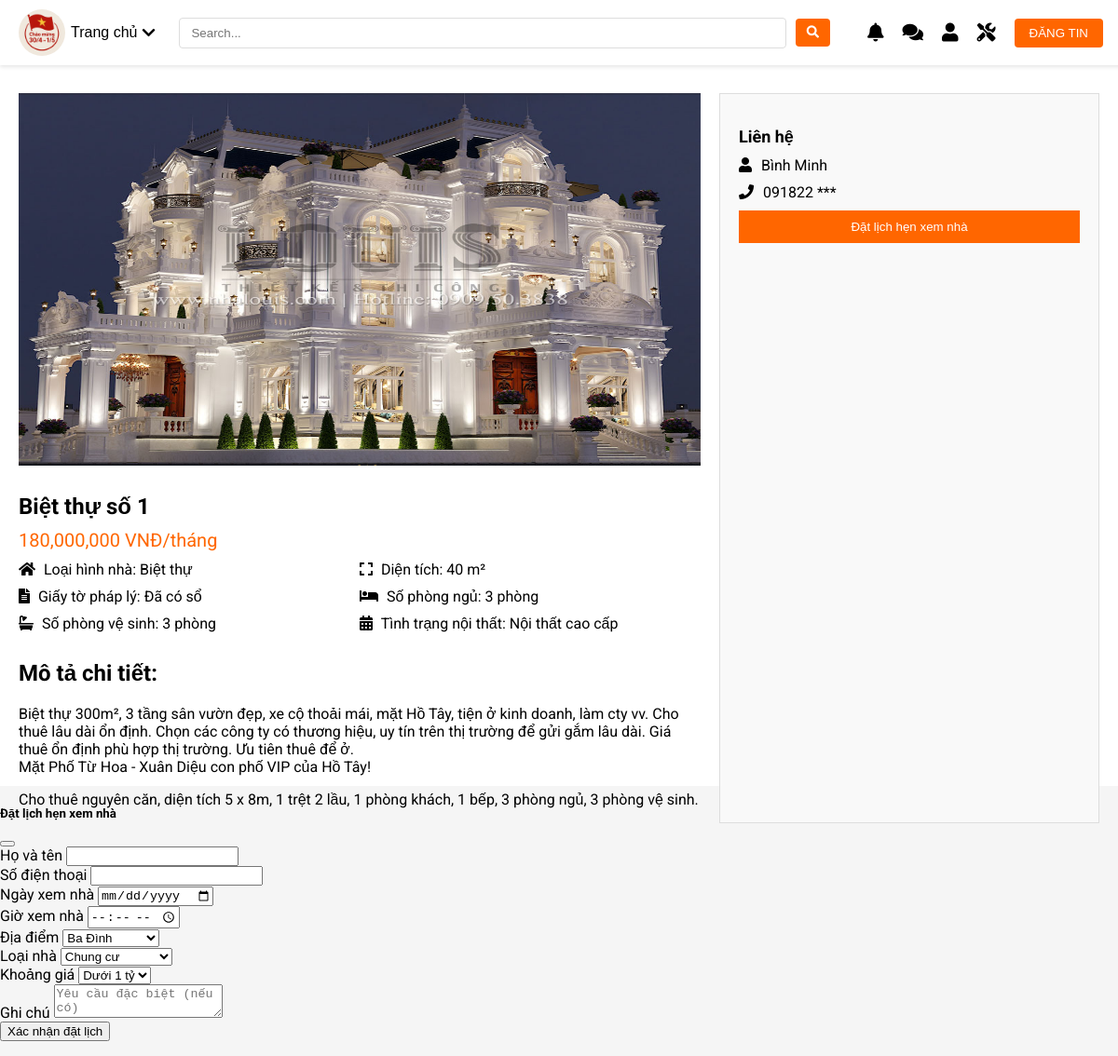
/user_houses.php?id=2, run on the app's committed database.
### tables this page shows
CREATE TABLE `houses` (
  `id` int(30) NOT NULL,
  `house_no` varchar(50) NOT NULL,
  `category_id` int(30) NOT NULL,
  `description` text NOT NULL,
  `price` double NOT NULL,
  `address` varchar(300) NOT NULL,
  `image` varchar(255) NOT NULL,
  `created_at` datetime DEFAULT current_timestamp()
);

CREATE TABLE `categories` (
  `id` int(30) NOT NULL,
  `name` varchar(200) NOT NULL
);

### user_houses.php (the view, shortened to what this page needs)
<html>
<?php
$servername = "localhost";
$username = "root";
$password = "";
$dbname = "house_rental_db";
$conn = new mysqli($servername, $username, $password, $dbname);
$house_id = isset($_GET['id']) ? intval($_GET['id']) : 0;
$sql = "SELECT h.*, c.name as category
        FROM houses h
        JOIN categories c ON h.category_id = c.id
        WHERE h.id = ?";
$stmt = $conn->prepare($sql);
$stmt->bind_param("i", $house_id);
$stmt->execute();
$result = $stmt->get_result();
$house = $result->fetch_assoc();
?>
<head>
    <link href="https://cdnjs.cloudflare.com/ajax/libs/font-awesome/5.15.3/css/all.min.css" rel="stylesheet" />
</head>
<body>
    <div class="container">
        <div class="navbar">
            <a href="user_home.php">
                <img src="logo.png" alt="" width="50px" style="border-radius: 50%;">
            </a>
            <div class="dropdown">
                <button class="dropdown-toggle">
                    Trang chủ
                    <i class="fas fa-chevron-down">
                    </i>
                </button>
            </div>
            <div class="search-bar">
                <input placeholder="Search..." type="text" />
                <button>
                    <i class="fas fa-search">
                    </i>
                </button>
            </div>
            <div class="icons">
                <div class="icon-wrapper">
                    <i class="fas fa-bell" id="bell-icon"></i>
                </div>
                <div class="icon-wrapper">
                    <i class="fas fa-comments" id="chat-icon"></i>
                </div>
                <div class="icon-wrapper">
                    <i class="fas fa-user" id="user-icon"></i>
                </div>
                <div class="icon-wrapper">
                    <i class="fas fa-tools" id="maintenance-icon"></i>
                </div>
            </div>
            <button class="post-button" onclick="window.location.href='user_addhouse.php'">
                ĐĂNG TIN
            </button>
        </div>
        <div class="main-content">
            <div class="left">
                <div class="image-gallery">
                    <img alt="Main image of the property" height="400" src="<?php echo htmlspecialchars($house['image']); ?>" width="600" />
                </div>
                <div class="details">
                    <h1><?php echo htmlspecialchars($house['house_no']); ?></h1>
                    <div class="price">
                        <?php echo number_format($house['price']); ?> VNĐ/tháng
                    </div>
                    <div class="info">
                        <div>
                            <i class="fas fa-home">
                            </i>
                            Loại hình nhà: <?php echo htmlspecialchars($house['category']); ?>
                        </div>
                        <div>
                            <i class="fas fa-expand">
                            </i>
                            Diện tích: 40 m²
                        </div>
                        <div>
                            <i class="fas fa-file-alt">
                            </i>
                            Giấy tờ pháp lý: Đã có sổ
                        </div>
                        <div>
                            <i class="fas fa-bed">
                            </i>
                            Số phòng ngủ: 3 phòng
                        </div>
                        <div>
                            <i class="fas fa-bath">
                            </i>
                            Số phòng vệ sinh: 3 phòng
                        </div>
                        <div>
                            <i class="fas fa-calendar-alt">
                            </i>
                            Tình trạng nội thất: Nội thất cao cấp
                        </div>
                    </div>
                    <div class="description">
                        <h2>
                            Mô tả chi tiết:
                        </h2>
                        <p>
                            <?php echo nl2br(htmlspecialchars($house['description'])); ?>
                        </p>
                        <p>
                            Cho thuê nguyên căn, diện tích 5 x 8m, 1 trệt 2 lầu, 1 phòng khách, 1 bếp, 3 phòng ngủ, 3 phòng vệ sinh.
                        </p>
                    </div>
                </div>
            </div>
            <div class="right">
                <div class="contact">
                    <h2>
                        Liên hệ
                    </h2>
                    <div class="contact-info">
                        <i class="fas fa-user">
                        </i>
                        <span>
                            Bình Minh
                        </span>
                    </div>
                    <div class="contact-info">
                        <i class="fas fa-phone">
                        </i>
                        <span>
                            091822 ***
                        </span>
                    </div>
                    <div class="contact-form">
                        <button type="button" class="btn btn-warning w-100 mt-2" data-bs-toggle="modal" data-bs-target="#bookingModal">
                            Đặt lịch hẹn xem nhà
                        </button>
                    </div>
                </div>
            </div>
        </div>
    </div>
    <div class="modal fade" id="bookingModal" tabindex="-1" aria-labelledby="bookingModalLabel" aria-hidden="true">
        <div class="modal-dialog">
            <div class="modal-content">
                <form id="booking-form">
                    <div class="modal-header bg-primary text-white">
                        <h5 class="modal-title" id="bookingModalLabel">Đặt lịch hẹn xem nhà</h5>
                        <button type="button" class="btn-close" data-bs-dismiss="modal" aria-label="Đóng"></button>
                    </div>
                    <div class="modal-body">
                        <div class="mb-3">
                            <label class="form-label">Họ và tên</label>
                            <input type="text" name="name" class="form-control" required>
                        </div>
                        <div class="mb-3">
                            <label class="form-label">Số điện thoại</label>
                            <input type="text" name="phone" class="form-control" required>
                        </div>
                        <div class="mb-3">
                            <label class="form-label">Ngày xem nhà</label>
                            <input type="date" name="date" class="form-control" required>
                        </div>
                        <div class="mb-3">
                            <label class="form-label">Giờ xem nhà</label>
                            <input type="time" name="time" class="form-control" required>
                        </div>
                        <div class="mb-3">
                            <label class="form-label">Địa điểm</label>
                            <select class="form-select" name="location">
                                <option value="Ba Đình">Ba Đình</option>
                            </select>
                        </div>
                        <div class="mb-3">
                            <label class="form-label">Loại nhà</label>
                            <select name="house_type" class="form-select" required>
                                <option>Chung cư</option>
                            </select>
                        </div>
                        <div class="mb-3">
                            <label class="form-label">Khoảng giá</label>
                            <select name="price_range" class="form-select" required>
                                <option>Dưới 1 tỷ</option>
                            </select>
                        </div>
                        <div class="mb-3">
                            <label class="form-label">Ghi chú</label>
                            <textarea name="note" class="form-control" placeholder="Yêu cầu đặc biệt (nếu có)"></textarea>
                        </div>
                    </div>
                    <div class="modal-footer">
                        <button type="submit" class="btn btn-success w-100">Xác nhận đặt lịch</button>
                    </div>
                </form>
            </div>
        </div>
    </div>
</body>
</html>

### user_houses.php (style rules this page uses)
body { font-family: 'Roboto', sans-serif; margin: 0; padding: 0; background-color: #f5f5f5; }
.container { max-width: 1200px; margin: 0 auto; padding: 20px; background-color: #fff; }
.navbar { display: flex; position: fixed; top: 0px; left: 0px; width: 97%; z-index: 100; align-items: center; background-color: #fff; padding: 10px 20px; box-shadow: 0 2px 4px rgba(0, 0, 0, 0.1); }
.navbar .dropdown { position: relative; }
.navbar .dropdown-toggle { background: none; border: none; font-size: 16px; cursor: pointer; display: flex; align-items: center; }
.navbar .dropdown-toggle i { margin-left: 5px; }
.navbar .search-bar { flex-grow: 1; display: flex; align-items: center; margin-left: 20px; }
.navbar .search-bar input { width: 100%; padding: 8px 12px; border: 1px solid #ddd; border-radius: 4px; }
.navbar .search-bar button { background-color: #ff6600; border: none; padding: 8px 12px; color: #fff; border-radius: 4px; margin-left: 10px; cursor: pointer; }
.navbar .icons { display: flex; align-items: center; margin-left: 20px; }
.navbar .icons i { font-size: 20px; margin-left: 20px; cursor: pointer; }
.navbar .post-button { background-color: #ff6600; color: #fff; padding: 8px 16px; border: none; border-radius: 4px; margin-left: 20px; cursor: pointer; }
.main-content { display: flex; position: relative; top: 60px; margin-top: 20px; }
.main-content .left { flex: 2; margin-right: 20px; }
.main-content .right { flex: 1; background-color: #f9f9f9; padding: 20px; border: 1px solid #ddd; }
.main-content .left .image-gallery { display: flex; flex-direction: column; }
.main-content .left .image-gallery img { width: 100%; margin-bottom: 10px; }
.main-content .left .details { margin-top: 20px; }
.main-content .left .details h1 { font-size: 24px; margin-bottom: 10px; }
.main-content .left .details .price { font-size: 20px; color: #ff6600; margin-bottom: 10px; }
.main-content .left .details .info { display: flex; flex-wrap: wrap; }
.main-content .left .details .info div { width: 50%; margin-bottom: 10px; }
.main-content .left .details .info div i { margin-right: 5px; }
.main-content .left .details .description { margin-top: 20px; }
.main-content .right .contact { margin-bottom: 20px; }
.main-content .right .contact h2 { font-size: 18px; margin-bottom: 10px; }
.main-content .right .contact .contact-info { display: flex; align-items: center; margin-bottom: 10px; }
.main-content .right .contact .contact-info i { margin-right: 10px; }
.main-content .right .contact .contact-info span { font-size: 16px; }
.main-content .right .contact .contact-form { display: flex; flex-direction: column; }
.main-content .right .contact .contact-form button { padding: 10px; background-color: #ff6600; border: none; color: #fff; cursor: pointer; }
.icon-wrapper { position: relative; }

### data on the page
houses: image (picture), house_no "Biệt thự số 1", price "180,000,000", category.name "Biệt thự", description "Biệt thự 300m², 3 tầng sân vườn đẹp, xe cộ thoải mái, mặt Hồ Tây, tiện ở kinh doanh, làm cty vv. Cho thuê lâu dài ổn định. Chọn các công ty có thương hiệu, uy tín trên thị trường để gửi gắm lâu dài. Giá thuê ổn định phù hợp thị trường. Ưu tiên thuê để ở. Mặt Phố Từ Hoa - Xuân Diệu con phố VIP của Hồ Tây!"
